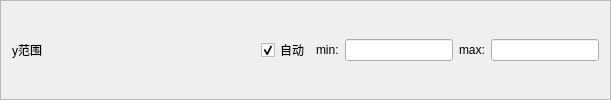
            <widget class="QFrame" name="gbYRange">
             <property name="frameShape">
              <enum>QFrame::Shape::StyledPanel</enum>
             </property>
             <property name="frameShadow">
              <enum>QFrame::Shadow::Sunken</enum>
             </property>
             <layout class="QHBoxLayout" name="horizontalLayout_14">
              <item>
               <widget class="QLabel" name="lblYRange">
                <property name="text">
                 <string>y范围</string>
                </property>
               </widget>
              </item>
              <item>
               <spacer name="horizontalSpacer_14">
                <property name="orientation">
                 <enum>Qt::Orientation::Horizontal</enum>
                </property>
                <property name="sizeHint" stdset="0">
                 <size>
                  <width>213</width>
                  <height>24</height>
                 </size>
                </property>
               </spacer>
              </item>
              <item>
               <widget class="QCheckBox" name="chkYAuto">
                <property name="text">
                 <string>自动</string>
                </property>
                <property name="checked">
                 <bool>true</bool>
                </property>
               </widget>
              </item>
              <item>
               <widget class="QLabel" name="lblYMin">
                <property name="text">
                 <string>min:</string>
                </property>
               </widget>
              </item>
              <item>
               <widget class="QLineEdit" name="editYMin">
                <property name="readOnly">
                 <bool>false</bool>
                </property>
               </widget>
              </item>
              <item>
               <widget class="QLabel" name="lblYMax">
                <property name="text">
                 <string>max:</string>
                </property>
               </widget>
              </item>
              <item>
               <widget class="QLineEdit" name="editYMax">
                <property name="readOnly">
                 <bool>false</bool>
                </property>
               </widget>
              </item>
             </layout>
            </widget>
